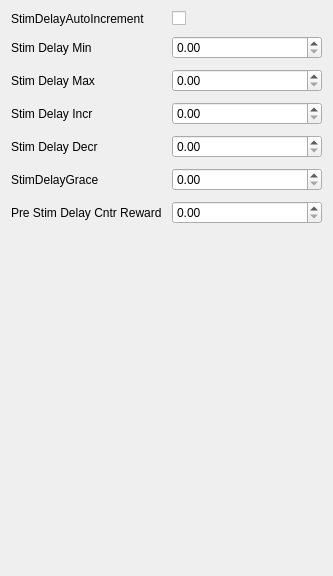
             <widget class="QWidget" name="stimDelayScrollAreaWidgetContents">
              <property name="geometry">
               <rect>
                <x>0</x>
                <y>0</y>
                <width>333</width>
                <height>576</height>
               </rect>
              </property>
              <layout class="QGridLayout" name="gridLayout_16">
               <item row="0" column="0">
                <layout class="QFormLayout" name="stimDelayFormLayout">
                 <property name="horizontalSpacing">
                  <number>10</number>
                 </property>
                 <property name="verticalSpacing">
                  <number>10</number>
                 </property>
                 <item row="0" column="0">
                  <widget class="QLabel" name="stimDelayAutoIncrementLabel">
                   <property name="text">
                    <string>StimDelayAutoIncrement</string>
                   </property>
                  </widget>
                 </item>
                 <item row="0" column="1">
                  <widget class="QCheckBox" name="StimDelayAutoIncrement"/>
                 </item>
                 <item row="1" column="0">
                  <widget class="QLabel" name="stimDelayMinLabel">
                   <property name="text">
                    <string>Stim Delay Min</string>
                   </property>
                  </widget>
                 </item>
                 <item row="1" column="1">
                  <widget class="QDoubleSpinBox" name="stim_delay_min"/>
                 </item>
                 <item row="2" column="0">
                  <widget class="QLabel" name="stimDelayMaxLabel">
                   <property name="text">
                    <string>Stim Delay Max</string>
                   </property>
                  </widget>
                 </item>
                 <item row="2" column="1">
                  <widget class="QDoubleSpinBox" name="stim_delay_max"/>
                 </item>
                 <item row="3" column="0">
                  <widget class="QLabel" name="stimDelayIncrLabel">
                   <property name="text">
                    <string>Stim Delay Incr</string>
                   </property>
                  </widget>
                 </item>
                 <item row="3" column="1">
                  <widget class="QDoubleSpinBox" name="stim_delay_incr"/>
                 </item>
                 <item row="4" column="0">
                  <widget class="QLabel" name="stimDelayDecrLabel">
                   <property name="text">
                    <string>Stim Delay Decr</string>
                   </property>
                  </widget>
                 </item>
                 <item row="4" column="1">
                  <widget class="QDoubleSpinBox" name="stim_delay_decr"/>
                 </item>
                 <item row="5" column="0">
                  <widget class="QLabel" name="stimDelayGraceLabel">
                   <property name="text">
                    <string>StimDelayGrace</string>
                   </property>
                  </widget>
                 </item>
                 <item row="5" column="1">
                  <widget class="QDoubleSpinBox" name="stim_delay_grace"/>
                 </item>
                 <item row="6" column="0">
                  <widget class="QLabel" name="preStimDelayCntrRewardLabel">
                   <property name="text">
                    <string>Pre Stim Delay Cntr Reward</string>
                   </property>
                  </widget>
                 </item>
                 <item row="6" column="1">
                  <widget class="QDoubleSpinBox" name="pre_stim_delay_cntr_reward"/>
                 </item>
                </layout>
               </item>
              </layout>
             </widget>
